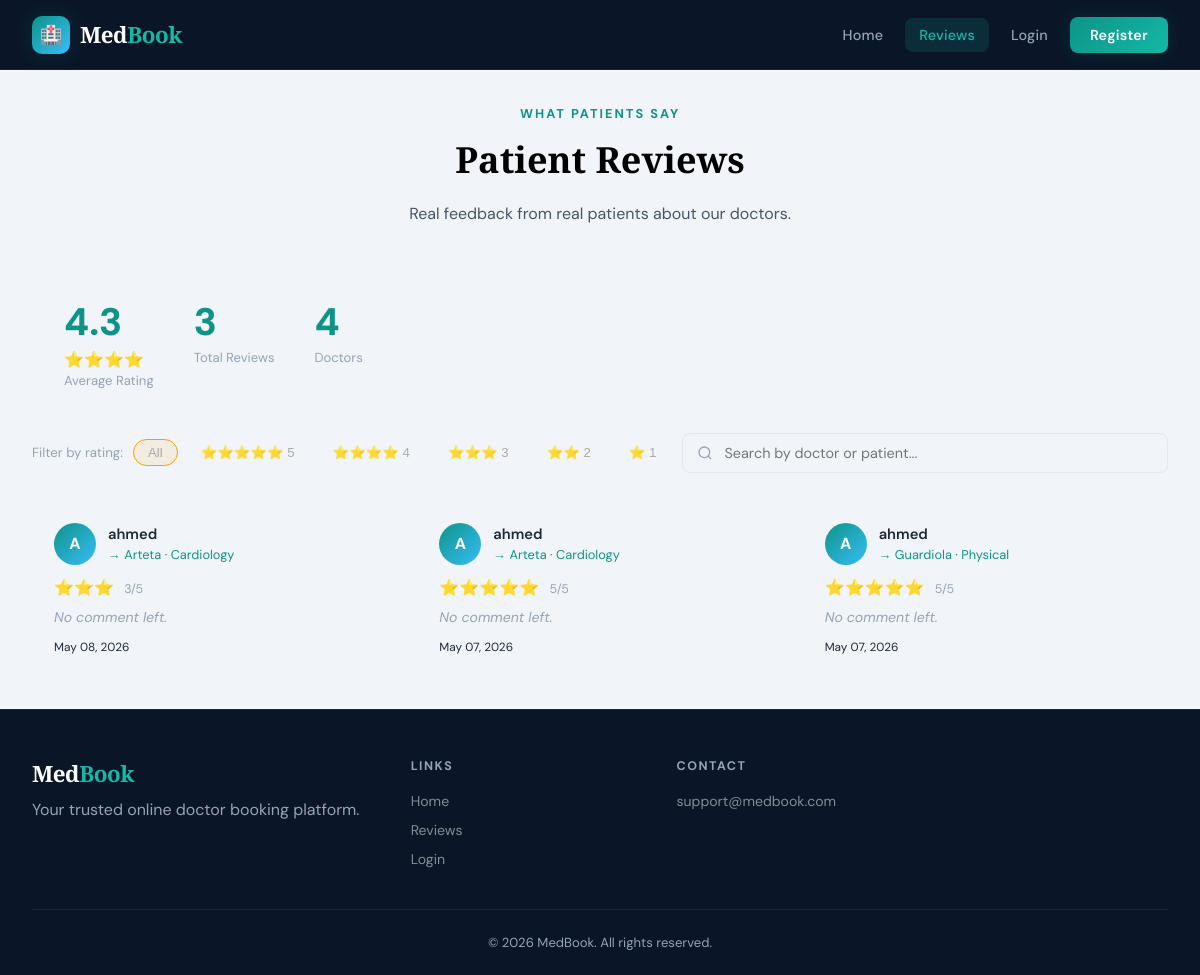
The app's page /reviews with its own data.
### models.py (models this page shows, shortened)
class Review(db.Model):
    __tablename__ = "reviews"
    id = db.Column(db.Integer, primary_key=True)
    patient_id = db.Column(db.Integer, db.ForeignKey("users.id"), nullable=False)
    doctor_id = db.Column(db.Integer, db.ForeignKey("doctors.id"), nullable=False)
    appointment_id = db.Column(db.Integer, db.ForeignKey("appointments.id"), nullable=False)
    rating = db.Column(db.Integer, nullable=False)
    comment = db.Column(db.Text, nullable=True)
    created_at = db.Column(db.DateTime, default=datetime.utcnow)
    patient = db.relationship("User", foreign_keys=[patient_id])
    doctor = db.relationship("Doctor", foreign_keys=[doctor_id])

class User(db.Model, UserMixin):
    __tablename__ = "users"
    id = db.Column(db.Integer, primary_key=True)
    name = db.Column(db.String(100), nullable=False)
    email = db.Column(db.String(150), unique=True, nullable=False)
    password_hash = db.Column(db.String(200), nullable=False)
    role = db.Column(db.String(20), nullable=False, default="patient")
    phone = db.Column(db.String(20), nullable=True)
    created_at = db.Column(db.DateTime, default=datetime.utcnow)
    is_active = db.Column(db.Boolean, default=True)
    appointments = db.relationship("Appointment", foreign_keys="Appointment.patient_id", backref="patient", lazy=True)
    payments = db.relationship("Payment", backref="user", lazy=True)
    doctor_profile = db.relationship("Doctor", backref="user", uselist=False, lazy=True, cascade="all, delete-orphan")

class Doctor(db.Model):
    __tablename__ = "doctors"
    id = db.Column(db.Integer, primary_key=True)
    user_id = db.Column(db.Integer, db.ForeignKey("users.id", ondelete="CASCADE"), nullable=False)
    specialization = db.Column(db.String(100), nullable=False)
    bio = db.Column(db.Text, nullable=True)
    fee = db.Column(db.Float, default=50.00)
    rating = db.Column(db.Float, default=0.0)
    total_reviews = db.Column(db.Integer, default=0)
    profile_image = db.Column(db.String(200), nullable=True)
    years_experience = db.Column(db.Integer, default=0)
    is_available = db.Column(db.Boolean, default=True)
    time_slots = db.relationship("TimeSlot", backref="doctor", lazy=True, cascade="all, delete-orphan")
    appointments = db.relationship("Appointment", backref="doctor", lazy=True)

### routes/main.py (the view)
@main_bp.route("/reviews")
def all_reviews():
    reviews = (
        Review.query
        .order_by(Review.created_at.desc())
        .all()
    )
    doctors = Doctor.query.join(User).filter(Doctor.is_available == True).all()
    return render_template("reviews.html", reviews=reviews, doctors=doctors)

### templates/reviews.html (shortened to what this page needs)
<!DOCTYPE html>
<html lang="en">
<head>
  <link rel="stylesheet" href="{{ url_for('static', filename='css/style.css') }}">
</head>
<body>
<nav class="navbar">
  <a href="/" class="navbar-brand"><div class="brand-icon">🏥</div><div class="brand-text">Med<span>Book</span></div></a>
  <ul class="nav-links">
    <li><a href="/">Home</a></li>
    <li><a href="{{ url_for('main.all_reviews') }}" class="active">Reviews</a></li>
    {% if current_user.is_authenticated %}
      {% if current_user.role == 'patient' %}<li><a href="{{ url_for('patient.dashboard') }}">My Appointments</a></li>{% endif %}
      <li><a href="{{ url_for('auth.logout') }}">Logout</a></li>
    {% else %}
      <li><a href="{{ url_for('auth.login') }}">Login</a></li>
      <li><a href="{{ url_for('auth.register') }}" class="nav-btn">Register</a></li>
    {% endif %}
  </ul>
</nav>
<div class="main-content">
  <div class="section-center">
    <div class="section-eyebrow">What Patients Say</div>
    <h2 class="section-title">Patient Reviews</h2>
    <p class="section-sub">Real feedback from real patients about our doctors.</p>
  </div>
  {% if reviews %}
  {% set avg = (reviews | sum(attribute='rating') / reviews | length) | round(1) %}
  <div class="overall-stats">
    <div>
      <div class="overall-num">{{ avg }}</div>
      <div style="color:#f59e0b;margin-top:2px;">
        {% for i in range(avg | int) %}⭐{% endfor %}
      </div>
      <div class="overall-desc">Average Rating</div>
    </div>
    <div>
      <div class="overall-num">{{ reviews | length }}</div>
      <div class="overall-desc">Total Reviews</div>
    </div>
    <div>
      <div class="overall-num">{{ doctors | length }}</div>
      <div class="overall-desc">Doctors</div>
    </div>
  </div>
  <div class="filter-row">
    <span style="color:var(--gray-400);font-size:0.83rem;white-space:nowrap;">Filter by rating:</span>
    <div style="display:flex;gap:8px;flex-wrap:wrap;" id="starFilters">
      <button class="star-btn active" data-stars="0">All</button>
      <button class="star-btn" data-stars="5">⭐⭐⭐⭐⭐ 5</button>
      <button class="star-btn" data-stars="4">⭐⭐⭐⭐ 4</button>
      <button class="star-btn" data-stars="3">⭐⭐⭐ 3</button>
      <button class="star-btn" data-stars="2">⭐⭐ 2</button>
      <button class="star-btn" data-stars="1">⭐ 1</button>
    </div>
    <input type="text" id="reviewSearch"
           placeholder="Search by doctor or patient..."
           class="search-input"
           style="flex:1;min-width:180px;">
  </div>
  <div class="reviews-grid" id="reviewsGrid">
    {% for review in reviews %}
    <div class="review-card"
         data-rating="{{ review.rating }}"
         data-doctor="{{ review.doctor.user.name | lower }}"
         data-patient="{{ review.patient.name | lower }}">
      <div class="review-header">
        <div class="review-avatar">{{ review.patient.name[0] | upper }}</div>
        <div>
          <div class="review-patient">{{ review.patient.name }}</div>
          <div class="review-doctor">→ {{ review.doctor.user.name }} · {{ review.doctor.specialization }}</div>
        </div>
      </div>
      <div class="review-stars">
        {% for i in range(review.rating) %}⭐{% endfor %}
        <span style="color:var(--gray-400);font-size:0.78rem;margin-left:6px;">{{ review.rating }}/5</span>
      </div>
      {% if review.comment %}
        <div class="review-comment">"{{ review.comment }}"</div>
      {% else %}
        <div class="review-comment">No comment left.</div>
      {% endif %}
      <div class="review-date">{{ review.created_at.strftime("%B %d, %Y") }}</div>
    </div>
    {% endfor %}
  </div>
  {% endif %}
</div>
<footer class="footer">
  <div class="footer-grid">
    <div><div class="brand-text">Med<span>Book</span></div><p style="color:#94a3b8;margin-top:10px;">Your trusted online doctor booking platform.</p></div>
    <div><div class="footer-heading">Links</div><ul class="footer-links"><li><a href="/">Home</a></li><li><a href="{{ url_for('main.all_reviews') }}">Reviews</a></li><li><a href="{{ url_for('auth.login') }}">Login</a></li></ul></div>
    <div><div class="footer-heading">Contact</div><ul class="footer-links"><li><a href="#">support@medbook.com</a></li></ul></div>
  </div>
  <div class="footer-bottom">© 2026 MedBook. All rights reserved.</div>
</footer>
</body>
</html>

### static/css/style.css (style rules this page uses)
:root { --navy: #0a1628; --navy-mid: #0f2040; --teal: #0d9488; --teal-light: #14b8a6; --teal-glow: rgba(13,148,136,0.18); --sky: #38bdf8; --cream: #f8f6f1; --white: #ffffff; --gray-100: #f1f5f9; --gray-200: #e2e8f0; --gray-400: #94a3b8; --gray-600: #475569; --gray-800: #1e293b; --red: #ef4444; --amber: #f59e0b; --green: #22c55e; --radius: 16px; --radius-sm: 8px; --shadow: 0 4px 24px rgba(10,22,40,0.12); --shadow-lg: 0 12px 48px rgba(10,22,40,0.22); --transition: all 0.3s cubic-bezier(0.4,0,0.2,1); }
*, *::before, *::after { box-sizing: border-box; margin: 0; padding: 0; }
html { scroll-behavior: smooth; }
body { font-family: 'DM Sans', sans-serif; background: var(--cream); color: var(--gray-800); min-height: 100vh; overflow-x: hidden; }
.navbar { background: var(--navy); padding: 0 2rem; height: 70px; display: flex; align-items: center; justify-content: space-between; position: sticky; top: 0; z-index: 1000; border-bottom: 1px solid rgba(255,255,255,0.06); backdrop-filter: blur(12px); }
.navbar-brand { display: flex; align-items: center; gap: 10px; text-decoration: none; }
.brand-icon { width: 38px; height: 38px; background: linear-gradient(135deg, var(--teal), var(--sky)); border-radius: 10px; display: flex; align-items: center; justify-content: center; font-size: 18px; box-shadow: 0 0 20px var(--teal-glow); }
.brand-text { font-family: 'Playfair Display', serif; font-size: 1.4rem; font-weight: 700; color: var(--white); letter-spacing: -0.5px; }
.brand-text span { color: var(--teal-light); }
.nav-links { display: flex; align-items: center; gap: 8px; list-style: none; }
.nav-links a { color: var(--gray-400); text-decoration: none; font-size: 0.9rem; font-weight: 500; padding: 8px 14px; border-radius: var(--radius-sm); transition: var(--transition); letter-spacing: 0.2px; }
.nav-links a.active { color: var(--teal-light); background: var(--teal-glow); }
.nav-btn { background: linear-gradient(135deg, var(--teal), var(--teal-light)) !important; color: var(--white) !important; padding: 9px 20px !important; border-radius: var(--radius-sm) !important; font-weight: 600 !important; box-shadow: 0 0 16px var(--teal-glow); }
.main-content { padding: 2rem; background: var(--gray-100); }
.section-center { text-align: center; }
.section-eyebrow { display: inline-block; color: var(--teal); font-size: 0.8rem; font-weight: 700; letter-spacing: 2px; text-transform: uppercase; margin-bottom: 0.8rem; }
.section-title { font-family: 'Playfair Display', serif; font-size: clamp(1.8rem, 3vw, 2.5rem); font-weight: 700; color: var(--navy); margin-bottom: 1rem; }
.section-sub { color: var(--gray-600); font-size: 1rem; line-height: 1.7; max-width: 580px; margin: 0 auto 3rem; }
.footer { background: var(--navy); padding: 3rem 2rem 1.5rem; border-top: 1px solid rgba(255,255,255,0.06); }
.footer-grid { display: grid; grid-template-columns: 1.5fr repeat(3, 1fr); gap: 2.5rem; max-width: 1200px; margin: 0 auto 2rem; }
.footer-heading { color: var(--gray-400); font-size: 0.78rem; font-weight: 700; letter-spacing: 1.5px; text-transform: uppercase; margin-bottom: 1rem; }
.footer-links { list-style: none; }
.footer-links li { margin-bottom: 8px; }
.footer-links a { color: rgba(255,255,255,0.5); text-decoration: none; font-size: 0.88rem; transition: var(--transition); }
.footer-bottom { border-top: 1px solid rgba(255,255,255,0.06); padding-top: 1.5rem; text-align: center; color: var(--gray-400); font-size: 0.82rem; max-width: 1200px; margin: 0 auto; }
.search-input { flex: 1; min-width: 200px; padding: 10px 16px 10px 42px; border: 1.5px solid var(--gray-200); border-radius: var(--radius-sm); font-family: 'DM Sans', sans-serif; font-size: 0.9rem; outline: none; transition: var(--transition); }
.btn, button, input[type="submit"] { color: #aaa !important; }
h2, h3, h4, h5 { color: #000 !important; }

### records on screen
Review: patient "A", patient.name "ahmed", doctor.user.name "Arteta", doctor.specialization "Cardiology", rating "3", comment "No comment left.", created_at "May 08, 2026"
Review: patient "A", patient.name "ahmed", doctor.user.name "Arteta", doctor.specialization "Cardiology", rating "5", comment "No comment left.", created_at "May 07, 2026"
Review: patient "A", patient.name "ahmed", doctor.user.name "Guardiola", doctor.specialization "Physical", rating "5", comment "No comment left.", created_at "May 07, 2026"

### other values on screen
{{ avg }} "4.3"
{{ reviews | length }} "3"
{{ doctors | length }} "4"
